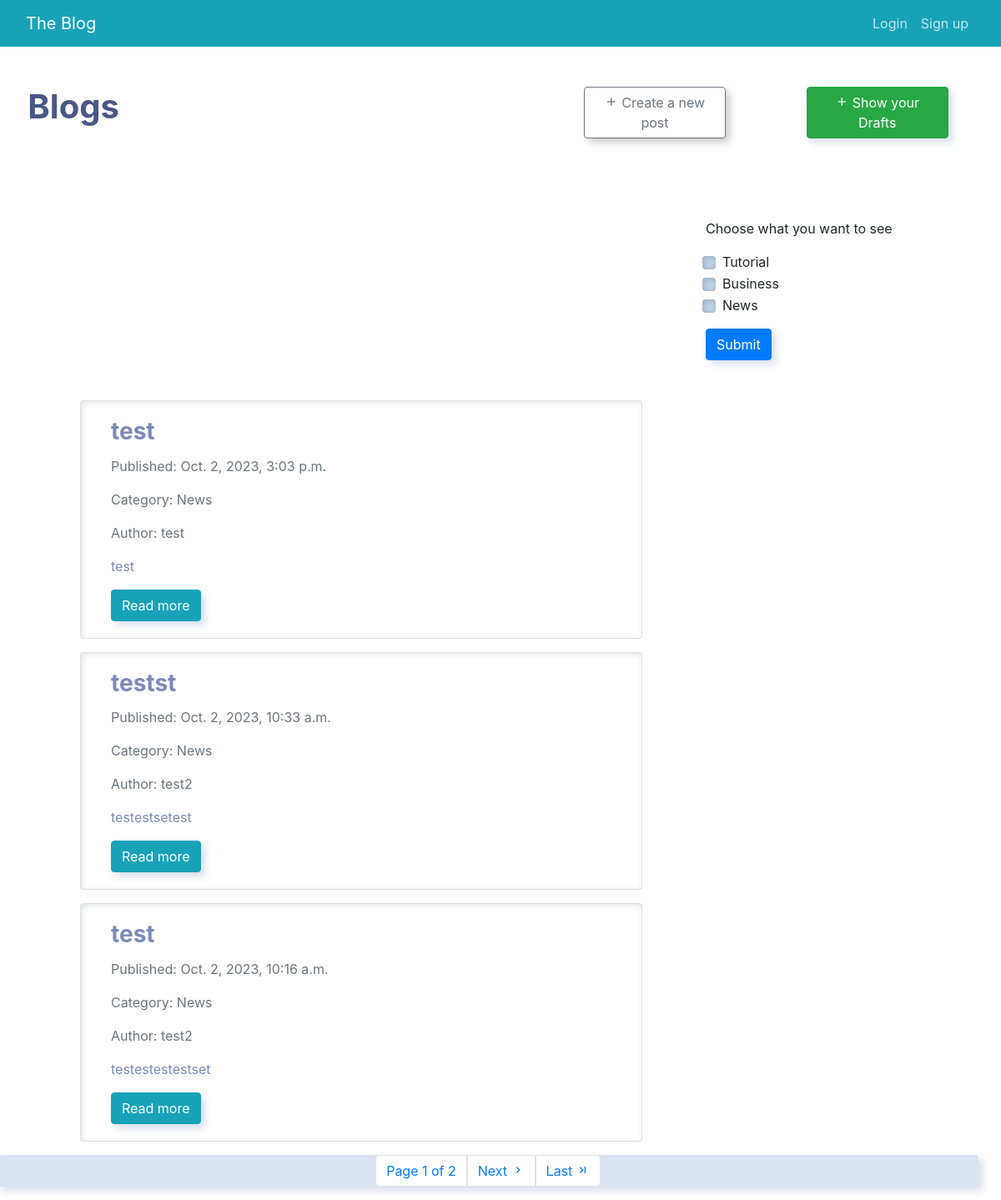
The page / on the database its author committed.
### blog/models.py (models this page shows, shortened)
class Post (models.Model):
    class Status(models.TextChoices):
        DRAFT = 'DF' , 'Draft'
        PUBLISHED = 'PB', 'Published'
    class Category(models.TextChoices):
        NEWS = 'News','News'
        TUTORIAL = 'Tutorial','Tutorial'
        BUSINESS = 'Business','Business'
    title = models.CharField(max_length=255)
    statue = models.CharField(max_length=2,choices=Status.choices)
    categories = models.CharField(max_length=10,choices=Category.choices)
    content = HTMLField()
    owner = models.ForeignKey(
        User,
        on_delete=models.CASCADE,
        related_name='posts_owner'
    )
    publish_date = models.DateTimeField(auto_now_add=True)

### blog/views.py (the view, shortened to what this page needs)
# urls.py: path('', views.Index.as_view(), name='index'),
class Index(ListView):
    def get (self , request) :
        post = Post.objects.none()
        print(categories)
        is_category_selected = 0
        for category in categories :
            if (categories[category]) :
                is_category_selected = 1
                post |= Post.objects.all().filter(statue= Post.Status.PUBLISHED , categories=category)
        if (is_category_selected == 0):
            post = Post.objects.all().filter( statue= Post.Status.PUBLISHED).order_by('-publish_date')
        post.order_by("-publish_date")
        paginate = Paginator(post , 3)
        page_num = request.GET.get('page')
        page = paginate.get_page(page_num)
        return render (request , 'blog/index.html' , {'page' : page , 'categories' : categories})

### blog/templatetags/new_filters.py (called while the page is built)
@register.filter(name='is_viewer')
def is_viewer(user):
    return user.groups.filter(name='User-Group').exists()

@register.filter(name='is_admin')
def is_admin(user) :
    return user.groups.filter(name='Admin-Group').exists()

@register.filter(name='category')
def category (categories , category) :
    return categories[category]

### blog/templates/blog/index.html (shortened to what this page needs)
{% extends "blog/base.html" %}
{% load new_filters %}
{% block content %}
    <div class="row">
        <div class="col-md-6 col-12 mx-md-auto mx-3 mt-5 mb-5">
            <h1 class="fw-bolder">Blogs</h1>
        </div>
        {% if not  request.user|is_viewer %}
            <div class="col-md-2 col-12 mx-md-auto mx-3 mt-5 mb-5 ">
                <a href="{% url 'Create' %}" class="btn btn-outline-secondary"><i class='bx bx-plus'></i> Create a new post</a>
            </div>
            <div class="col-md-2 col-12 mx-md-auto mx-3 mt-5 mb-5 ">
                <a href="{% url 'draft_posts' %}" class="btn btn-success"><i class='bx bx-plus'></i> Show your Drafts</a>
                </div>
        {% endif %}
        <form method = "post" >
            <div class="col-md-3  mx-5 mt-5 mb-5 ml-auto">
                <p> Choose what you want to see </p>
                <div class="form-check">
                    {% if categories|category:'Tutorial'%}
                    <input class="form-check-input" type="checkbox" name = "Tutorial" checked>
                    {% else %}
                    <input class="form-check-input" type="checkbox" name = "Tutorial">
                    {% endif %}
                    <label class="form-check-label" for="defaultCheck1">
                        Tutorial
                    </label>
                </div>
                <div class="form-check">
                    {% if categories|category:'Business'%}
                    <input class="form-check-input" type="checkbox" name = "Business" checked>
                    {% else %}
                    <input class="form-check-input" type="checkbox" name = "Business">
                    {% endif %}
                    <label class="form-check-label" for="defaultCheck1">
                        Business
                    </label>
                </div>
                <div class="form-check mb-3">
                    {% if categories|category:'News'%}
                    <input class="form-check-input" type="checkbox" name = "News" checked>
                    {% else %}
                    <input class="form-check-input" type="checkbox" name = "News">
                    {% endif %}
                    <label class="form-check-label" for="defaultCheck1">
                        News
                    </label>
                </div>
                <button type="submit" class="btn btn-primary">Submit</button>
            </div>
        </form>
        {% for post in page %}
            <div class="col-md-8 col-12 mx-5 mb-3  ">
                <div class="card mx-5">
                    <div class="card-body align-items-center mx-3">
                        <h3 class="card-title fw-bold">{{ post.title }}</h3>
                        <p class="card-text text-muted">Published: {{ post.publish_date }}</p>
                        <p class="card-text text-muted">Category:
                            {{post.categories}}
                        </p>
                        <p class="card-text text-muted">Author: {{ post.owner.username }}</p>
                        <p class="card-text">{{ post.content|truncatechars_html:200|safe }}</p>
                        <a href="{% url 'detail_post' post.id %}" class="btn btn-info">Read more</a>
                    </div>
                </div>
            </div>
        {% endfor %}
        <div class="footer py-12" style="margin-top:auto ;" >
            <nav>
                <ul class="pagination justify-content-center">
                    <li class="page-item">
                        <a class="page-link" href="#">
                            Page {{ page.number }} of {{ page.paginator.num_pages }}
                        </a>
                    </li>
                    {% if page.has_next %}
                        <li class="page-item">
                            <a class="page-link" href="?page={{ page.next_page_number }}">
                                Next <i class="bx bx-chevron-right"></i>
                            </a>
                        </li>
                        <li class="page-item">
                            <a class="page-link" href="?page={{ page.paginator.num_pages }}">
                                Last <i class='bx bx-last-page'></i>
                            </a>
                        </li>
                    {% endif %}
                </ul>
            </nav>
        </div>
    </div>
{% endblock content %}

### blog/templates/blog/base.html (style rules this page uses)
* { max-width: 100%; }

### rows shown on the page
Post: title "test", publish_date "Oct. 2, 2023, 3:03 p.m.", categories "News", owner.username "test", content "test"
Post: title "testst", publish_date "Oct. 2, 2023, 10:33 a.m.", categories "News", owner.username "test2", content "testestsetest"
Post: title "test", publish_date "Oct. 2, 2023, 10:16 a.m.", categories "News", owner.username "test2", content "testestestestset"

### other values the page prints
{{ page.number }} "1"
{{ page.paginator.num_pages }} "2"
